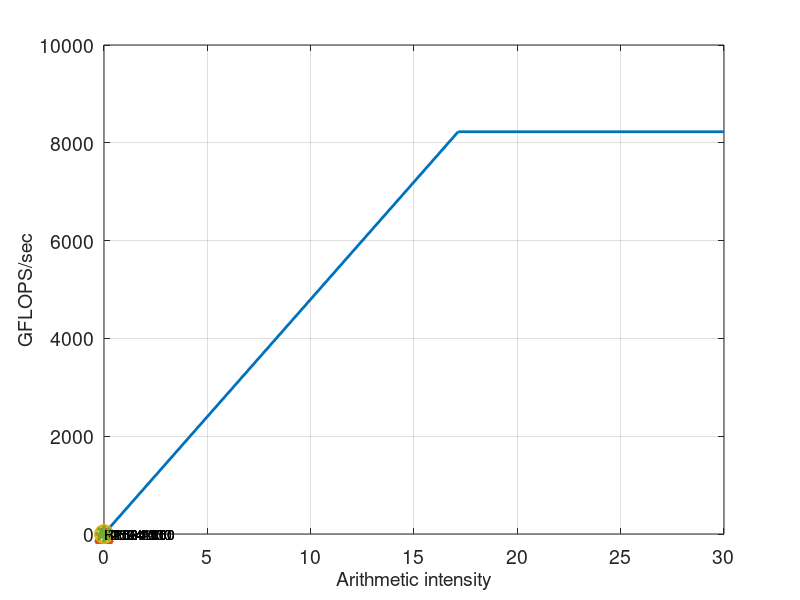

Write the MATLAB code that produced this figure.
% specs for K40 GPU (note: K80s are 2x K40s)
bw = 480; % GB/s in single precision
flops = 8.226 * 1e3; % gigaflops in single precision

% axes of roofline plot
roofY = [0, flops, flops]; 
roofX = [0, flops/bw, 30]; % max (GFLOPS/s) / (GB/s) bandwidth 



%% Reduce2 kernels 


%Reduce2 kernel 1024
bw = [0.399, 0.455, 0.526];
gflops_R1024 = [9.78e-4, 6.12e-4, 3.96e-4]; 
arith_intensity_R1024 = gflops_R1024./bw;

% Reduce2 kernel 256
bw = [0.44,0.55,0.61];
gflops_R256 = [6.63e-4, 3.97e-4,2.45e-4]; 
arith_intensity_R256 = gflops_R256./bw;


%% Jacobi kernels 


%J kernel 1024
bw = [14.28, 15.28, 19.62];
gflops_J1024 = [2.38e-3, 2.01e-3, 1.27e-3]; 
arith_intensity_J1024 = gflops_J1024./bw;

% J kernel 256
bw = [16.29,14.94,19.35];
gflops_J256 = [2.31e-3, 1.75e-3,1.24e-3]; 
arith_intensity_J256 = gflops_J256./bw;


%% plot points on roofline plot

plot(roofX,roofY,'linewidth',2)
hold on


plot(arith_intensity_J1024,gflops_J1024,'^','linewidth',2,'markersize',12)
text(arith_intensity_J1024,gflops_J1024,{'J1024-100','J1024-150', 'J1024-200'})
plot(arith_intensity_J256,gflops_J256,'o','linewidth',2,'markersize',12)
text(arith_intensity_J256,gflops_J256,{'J256-100','J256-150', 'J256-200'})

plot(arith_intensity_R1024,gflops_R1024,'.','linewidth',2,'markersize',12)
text(arith_intensity_R1024,gflops_R1024,{'R1024-100','R1024-150', 'R1024-200'})
plot(arith_intensity_R256,gflops_R256,'*','linewidth',2,'markersize',12)
text(arith_intensity_R256,gflops_R256,{'R256-100','R256-150', 'R256-200'})


set(gca,'fontsize',14)
xlabel('Arithmetic intensity','fontsize',14)
ylabel('GFLOPS/sec','fontsize',14)
grid on
